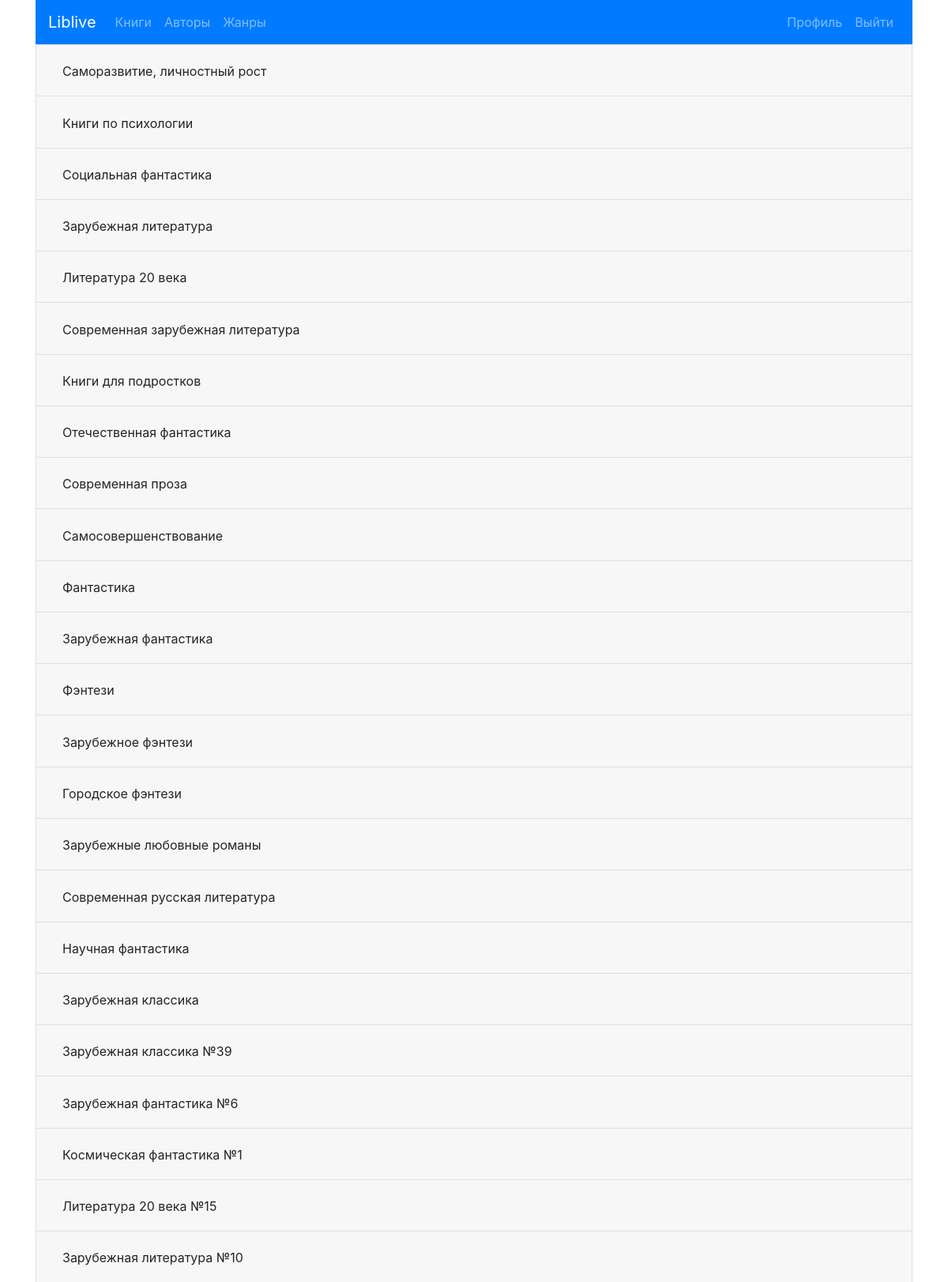
The app's page /genres/ (signed in) with its own data.
### liv/models.py (models this page shows)
class Genre(models.Model):
    name = models.CharField(max_length=200)
    def __str__(self):
        return self.name

### liv/views.py (the view)
# urls.py: path('genres/', views.GenresView, name='genres'),
@login_required
def GenresView(request):
    dict_of_genres = dict()
    current_user = request.user
    for genre in Genre.objects.all():
        if genre.bookfromlivelib_set.filter(user=current_user):
            pair = {genre: [value for value in genre.bookfromlivelib_set.filter(user=current_user)]}
            dict_of_genres.update(pair)
    context = {
        'dict_of_genres': dict_of_genres
    }
    return render(request, 'liv/genres.html', context=context)

### liv/models.py (called while the page is built)
    def __str__(self):
        return self.title

### liv/templates/liv/genres.html (shortened to what this page needs)
{% extends 'liv/base.html' %}
{% block content %}
{% for genre, values in dict_of_genres.items %}
    <div class="accordion" id="accordionExample">
        <div class="card">
            <div class="card-header" id="headingOne">
                <h2 class="mb-0">
                    <button class="btn" type="button" data-toggle="collapse" aria-expanded="true" data-target=#{{ genre|cut:" "|cut:"," }}>
                        {{ genre }}
                    </button>
                </h2>
            </div>
        </div>
    </div>
{% endfor %}
{% endblock %}

### records on screen
Genre: name "Саморазвитие, личностный рост"
Genre: name "Книги по психологии"
Genre: name "Социальная фантастика"
Genre: name "Зарубежная литература"
Genre: name "Литература 20 века"
Genre: name "Современная зарубежная литература"
Genre: name "Книги для подростков"
Genre: name "Отечественная фантастика"
Genre: name "Современная проза"
Genre: name "Самосовершенствование"
Genre: name "Фантастика"
Genre: name "Зарубежная фантастика"
Genre: name "Фэнтези"
Genre: name "Зарубежное фэнтези"
Genre: name "Городское фэнтези"
Genre: name "Зарубежные любовные романы"
Genre: name "Современная русская литература"
Genre: name "Научная фантастика"
Genre: name "Зарубежная классика"
Genre: name "Зарубежная классика №39"
Genre: name "Зарубежная фантастика №6"
Genre: name "Космическая фантастика №1"
Genre: name "Литература 20 века №15"
Genre: name "Зарубежная литература №10"
